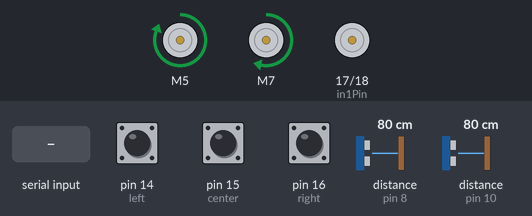
Recording of a sketch running on a simulated Arduino Uno, built with avr-gcc and run on an emulated ATmega328P. Shown: 2 × DC motor (green arrow = forward, orange = backward, longer = faster), motor-driver pin pairs drawn as motors (green arrow = first pin HIGH = forward, orange = second pin HIGH = backward, longer = more drive). Wiring (inferred from the names in the program): 2 × ultrasonic range finder: trigger pin 9, echo pin 8 / trigger pin 11, echo pin 10. The test bench sets the inputs (shaded band); at power-on: distance to the obstacle (sensors on pin 8, pin 10) 80 cm, pin 14 (left) LOW, pin 15 (center) HIGH, pin 16 (right) LOW. The echo pulse lasts 58.3 µs per cm.

Above: at 1.2 s.
1.3 s: distance to the obstacle (sensor on pin 8) set to 23 cm
2.8 s: distance to the obstacle (sensor on pin 8) set to 19 cm
At 3.4 s:
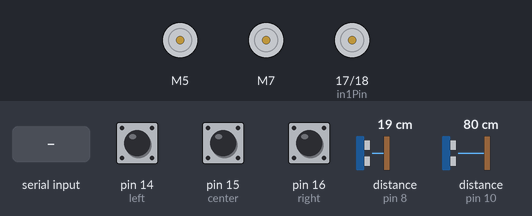
4.3 s: "1" received over Serial
At 7.0 s:
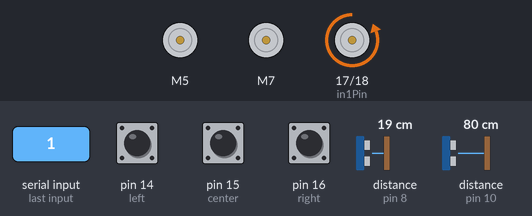
Timing chart, 0 to 17.8 s (numbered marks = the images above; inputs shaded):
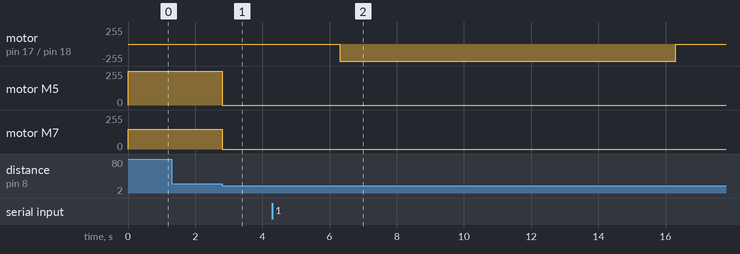

Measured:
- the behaviour switches between 21 and 20 cm on distance to the obstacle (sensor on pin 8) (found by bisection; images 0 and 1)
- after the input at 1.3 s, every drawn part: stays the same
- after the input at 2.8 s, motor M5: forward 255/255 → stopped at once; motor M7: forward 150/255 → stopped at once
- after the input at 4.3 s, motor on pin 17 (in1Pin) / pin 18 (in2Pin): stopped → backward 255/255 after 2.0 s, → stopped 10.0 s later

The sketch:

Warehouse_Line_Tracker_Robot.ino
```cpp
#include "CytronMotorDriver.h"

// Configure the motor driver.
CytronMD motor1(PWM_DIR, 5, 4);  // PWM 1 = Pin 3, DIR 1 = Pin 4.
CytronMD motor2(PWM_DIR, 7, 6); // PWM 2 = Pin 9, DIR 2 = Pin 10.

#define left 14
#define center 15
#define right 16

int in1Pin = 17;
int in2Pin = 18;

#define echo 8    //Echo pin
#define trigger 9 //Trigger pin
float duration, distance;

#define echo1 10   //Echo pin
#define trigger1 11 //Trigger pin
float duration1, distance1;

void setup() {
  Serial.begin(9600);

  pinMode(left, INPUT);
  pinMode(center, INPUT);
  pinMode(right, INPUT);
  // Set the pins as outputs
  pinMode(in1Pin, OUTPUT);
  pinMode(in2Pin, OUTPUT);

  pinMode(trigger, OUTPUT);
  pinMode(echo, INPUT);

  pinMode(trigger1, OUTPUT);
  pinMode(echo1, INPUT);

}

void loop() {
  bool leftV = digitalRead(left);
  bool centerV = digitalRead(center);
  bool rightV = digitalRead(right);
  // Measure distance using ultrasonic sensor
  digitalWrite(trigger, LOW);
  delayMicroseconds(2);
  digitalWrite(trigger, HIGH);
  delayMicroseconds(10);
  digitalWrite(trigger, LOW);
  long duration = pulseIn(echo, HIGH);
  float distance = duration * 0.034 / 2;

  // Measure distance using ultrasonic sensor1
  digitalWrite(trigger1, LOW);
  delayMicroseconds(2);
  digitalWrite(trigger1, HIGH);
  delayMicroseconds(10);
  digitalWrite(trigger1, LOW);
  long duration1 = pulseIn(echo1, HIGH);
  float distance1 = duration1 * 0.034 / 2;

  while (Serial.available() > 0) {
    char data = Serial.read();
    if (data == '1') {
      delay(2000);
      Stop() ;
      digitalWrite(in1Pin, LOW);
      digitalWrite(in2Pin, HIGH);
      delay(10000);
      digitalWrite(in1Pin, LOW);
      digitalWrite(in2Pin, LOW);
      break;
    }
    else if (data == '2') {
      delay(2000);
      Stop();
      digitalWrite(in1Pin, HIGH);
      digitalWrite(in2Pin, LOW);
      delay(10000);
      digitalWrite(in1Pin, LOW);
      digitalWrite(in2Pin, LOW);
      break;
    }
}
  if (distance < 20 || distance1 < 20){
    Stop();
  }
  else if (leftV == 1 && centerV == 0 && rightV == 1) {
    forward();
  }
   else if (leftV == 0 && centerV == 1 && rightV == 0) {
    forward();
  } else if (leftV == 0 && centerV == 0 && rightV == 0) {
    Stop();
  } else if (leftV == 1 && centerV == 1 && rightV == 1) {
    Stop();
  } else if (leftV == 0 && centerV == 0 && rightV == 1) {
    turnleft();
  } else if (leftV == 1 && centerV == 0 && rightV == 0) {
    turnright();
  } else if (leftV == 0 && centerV == 1 && rightV == 1) {
    turnleft();
  } else if (leftV == 1 && centerV == 1 && rightV == 0) {
    turnright();
  }

}
void forward(){  //forword

  motor1.setSpeed(255);  // Motor 1 runs backward at full speed.
  motor2.setSpeed(150);   // Motor 2 runs forward at full speed.
}

void backword(){ //backword

  motor1.setSpeed(-255);  // Motor 1 runs backward at full speed.
  motor2.setSpeed(-150);   // Motor 2 runs forward at full speed.
}

void turnright(){ //turnRight
  motor1.setSpeed(255);  // Motor 1 runs backward at full speed.
  motor2.setSpeed(-150);   // Motor 2 runs forward at full speed.
}

void turnleft(){ //turnLeft
  motor1.setSpeed(-255);  // Motor 1 runs backward at full speed.
  motor2.setSpeed(150);   // Motor 2 runs forward at full speed.
}

void Stop(){ //stop
  motor1.setSpeed(0);  // Motor 1 runs backward at full speed.
  motor2.setSpeed(0);   // Motor 2 runs forward at full speed.
}

void scissorup() {

  digitalWrite(in1Pin, HIGH);
  digitalWrite(in2Pin, LOW);
}
void scissordown() {

  digitalWrite(in1Pin, LOW);
  digitalWrite(in2Pin, HIGH);
}
void scissorstop() {

  digitalWrite(in1Pin, LOW);
  digitalWrite(in2Pin, LOW);
}
```
